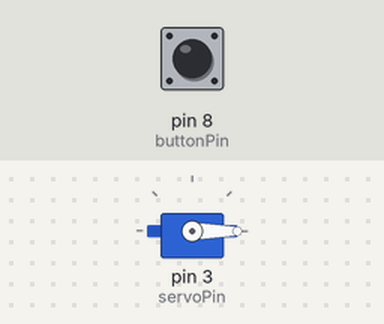
Simulated run of this sketch. Board: Arduino Uno, built with avr-gcc and run on an emulated ATmega328P. Parts: servo. The inputs (shaded band) are chosen by the test bench; at power-on: pin 8 (buttonPin) HIGH.

Above: at 1.2 s.
1.3 s: pin 8 (buttonPin) pulled LOW for 1 s
At 2.9 s:
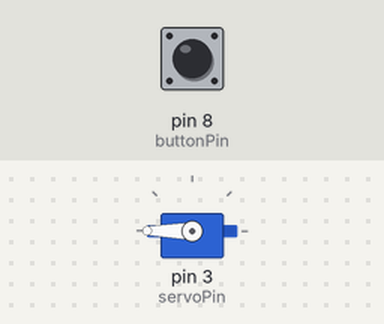
4.3 s: pin 8 (buttonPin) pulled LOW for 0.15 s
At 5.6 s:
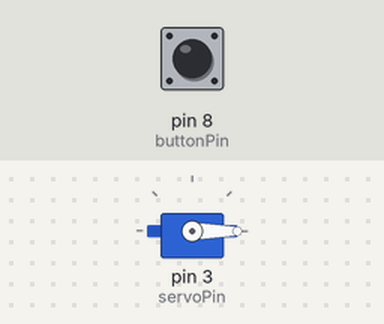
5.9 s: pin 8 (buttonPin) pulled LOW for 3.2 s
At 9.9 s:
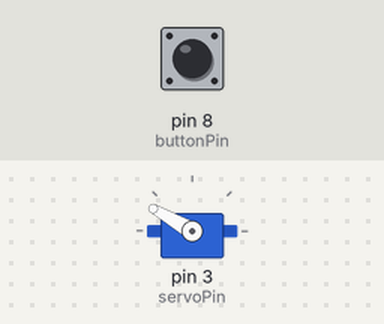
Timing chart, 0 to 11.4 s (numbered marks = the images above; inputs shaded):
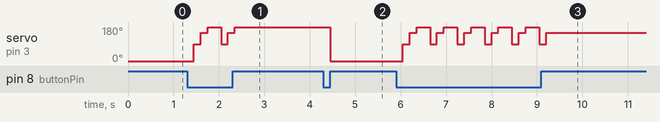

Measured:
- after the input at 1.3 s, servo on pin 3 (servoPin): 0° → 90° after 0.15 s, → 150° 0.15 s later, → 180° 0.15 s later, → 90° 0.30 s later, … (6 changes in this stretch)
- after the input at 4.3 s, servo on pin 3 (servoPin): 180° → 0° after 0.15 s
- after the input at 5.9 s, servo on pin 3 (servoPin): 0° → 90° after 0.15 s, then repeats every 0.60 s: 150° 0.15 s, 180° 0.30 s, 90° 0.15 s, until it stays 150° from 9.2 s

The sketch:

ServoPush.ino
```cpp
 #include <Servo.h>;

 // pushbutton pin
 const int buttonPin = 8;

 // servo pin
 const int servoPin = 3;
 Servo servo;


//create a variable to store a counter and set it to 0
int counter = 0;
void setup()
{
  servo.attach (servoPin);

  // Set up the pushbutton pins to be an input:
  pinMode(buttonPin, INPUT);
}


void loop()
{
 // local variable to hold the pushbutton states
  int buttonState;

  //read the digital state of buttonPin with digitalRead() function and store the           //value in buttonState variable
  buttonState = digitalRead(buttonPin);

  //if the button is pressed increment counter and wait a tiny bit to give us some          //time to release the button
  if (buttonState == LOW) // light the LED
  {
    counter++;
    delay(150);
  }

  if(counter == 0)
    servo.write (-180);  // zero degrees
  else if(counter == 1)
    servo.write(90);
  else if(counter == 2)
    servo.write (150);
  else if(counter == 3)
    servo.write (180);
  //else reset the counter to 0 which resets thr servo to 0 degrees
  else
   counter = 0;
}
```
